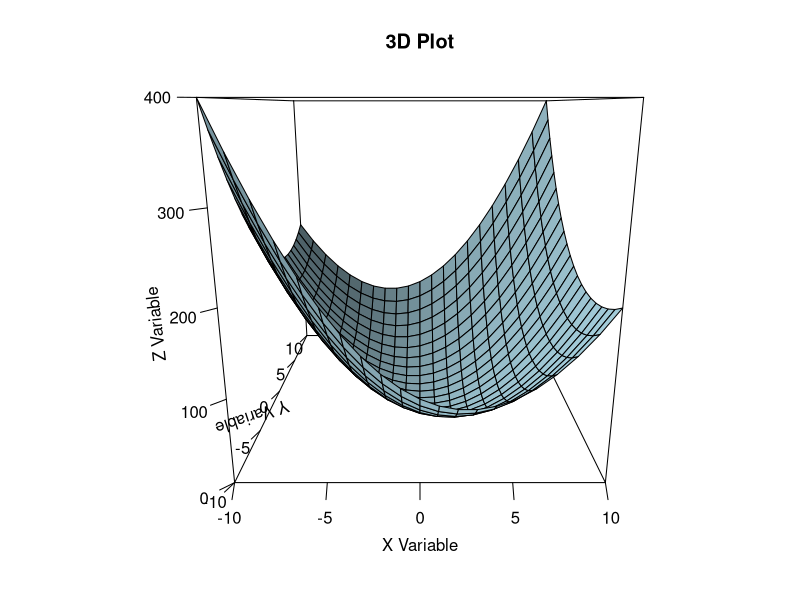

Here is the R script that generated this plot:

optimize_func <- function(x1, x2) {2 * x1 ** 2 + x1 * x2 + x2 ** 2}

x <- -10:10
y <- -10:10

#Example points

#

z = outer(x, y, optimize_func)

#for (i in 1:1) {
    
    
persp(x, y, z, xlab='X Variable', ylab='Y Variable', zlab='Z Variable',
main='3D Plot', col='lightblue', shade= .4 , theta = 0 , phi = 15 , ticktype='detailed' )
points(-5, -5)
    
#}

